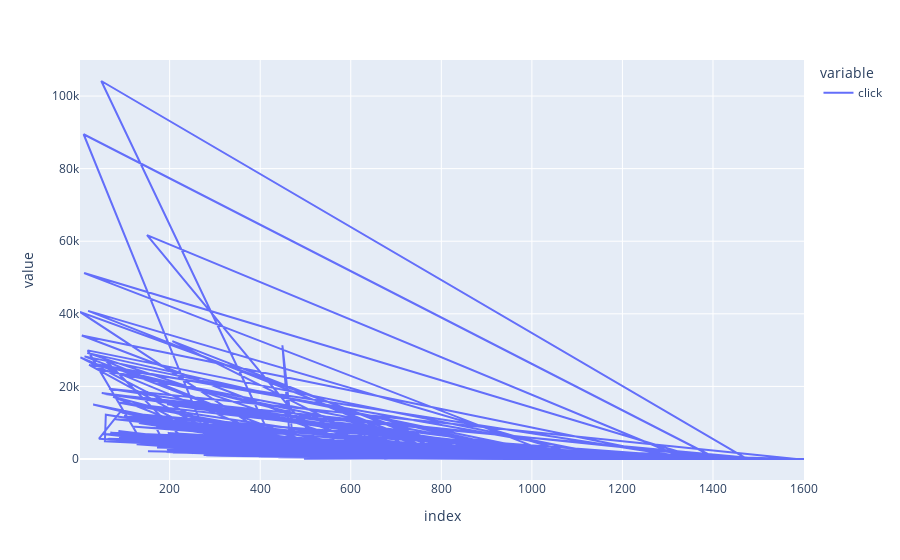

Source (notebook cell):
### Code cell
figure=px.line(y_test)
figure.show()

### Figure 1 — Plotly figure (JSON) as saved in the notebook; plotly's stock layout.template omitted (floating-point values rounded to 4 significant figures; data arrays with more than 128 entries replaced by an {"elided": "..."} marker saying what was removed)
{"data": [{"hovertemplate": "variable=click<br>index=%{x}<br>value=%{y}<extra></extra>", "legendgroup": "click", "line": {"color": "#636efa", "dash": "solid"}, "mode": "lines", "name": "click", "orientation": "v", "showlegend": true, "type": "scatter", "x": {"elided": "439 int values"}, "xaxis": "x", "y": {"elided": "439 int values"}, "yaxis": "y"}], "layout": {"legend": {"title": {"text": "variable"}, "tracegroupgap": 0}, "margin": {"t": 60}, "xaxis": {"anchor": "y", "domain": [0, 1], "title": {"text": "index"}}, "yaxis": {"anchor": "x", "domain": [0, 1], "title": {"text": "value"}}}}
